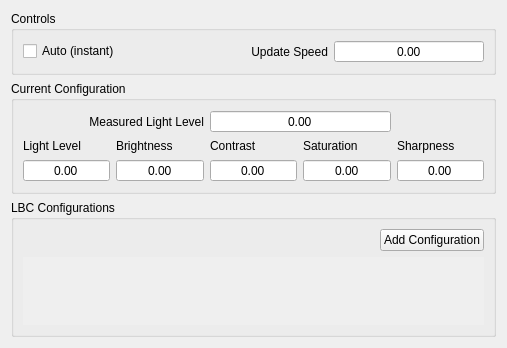
<?xml version="1.0" encoding="UTF-8"?>
<ui version="4.0">
 <class>LBC</class>
 <widget class="QWidget" name="LBC">
  <property name="geometry">
   <rect>
    <x>0</x>
    <y>0</y>
    <width>507</width>
    <height>322</height>
   </rect>
  </property>
  <property name="windowTitle">
   <string>LBC</string>
  </property>
  <layout class="QGridLayout" name="gridLayout">
   <item row="0" column="0">
    <widget class="QGroupBox" name="groupBox">
     <property name="title">
      <string>Controls</string>
     </property>
     <layout class="QGridLayout" name="gridLayout_2">
      <item row="0" column="0">
       <widget class="QCheckBox" name="auto_cb">
        <property name="text">
         <string>Auto (instant)</string>
        </property>
       </widget>
      </item>
      <item row="0" column="1">
       <widget class="QLabel" name="label">
        <property name="text">
         <string>Update Speed</string>
        </property>
        <property name="alignment">
         <set>Qt::AlignRight|Qt::AlignTrailing|Qt::AlignVCenter</set>
        </property>
       </widget>
      </item>
      <item row="0" column="2">
       <widget class="QDoubleSpinBox" name="updateSpeed_sb">
        <property name="alignment">
         <set>Qt::AlignCenter</set>
        </property>
        <property name="buttonSymbols">
         <enum>QAbstractSpinBox::NoButtons</enum>
        </property>
       </widget>
      </item>
     </layout>
    </widget>
   </item>
   <item row="1" column="0">
    <widget class="QGroupBox" name="groupBox_2">
     <property name="title">
      <string>Current Configuration</string>
     </property>
     <layout class="QGridLayout" name="gridLayout_3">
      <item row="2" column="4">
       <widget class="QLabel" name="label_7">
        <property name="text">
         <string>Sharpness</string>
        </property>
       </widget>
      </item>
      <item row="3" column="4">
       <widget class="QDoubleSpinBox" name="sharpness_sb">
        <property name="alignment">
         <set>Qt::AlignCenter</set>
        </property>
        <property name="readOnly">
         <bool>true</bool>
        </property>
        <property name="buttonSymbols">
         <enum>QAbstractSpinBox::NoButtons</enum>
        </property>
       </widget>
      </item>
      <item row="2" column="3">
       <widget class="QLabel" name="label_6">
        <property name="text">
         <string>Saturation</string>
        </property>
       </widget>
      </item>
      <item row="3" column="2">
       <widget class="QDoubleSpinBox" name="contrast_sb">
        <property name="alignment">
         <set>Qt::AlignCenter</set>
        </property>
        <property name="readOnly">
         <bool>true</bool>
        </property>
        <property name="buttonSymbols">
         <enum>QAbstractSpinBox::NoButtons</enum>
        </property>
       </widget>
      </item>
      <item row="3" column="0">
       <widget class="QDoubleSpinBox" name="lightLevel_sb">
        <property name="alignment">
         <set>Qt::AlignCenter</set>
        </property>
        <property name="readOnly">
         <bool>true</bool>
        </property>
        <property name="buttonSymbols">
         <enum>QAbstractSpinBox::NoButtons</enum>
        </property>
       </widget>
      </item>
      <item row="3" column="1">
       <widget class="QDoubleSpinBox" name="brightness_sb">
        <property name="alignment">
         <set>Qt::AlignCenter</set>
        </property>
        <property name="readOnly">
         <bool>true</bool>
        </property>
        <property name="buttonSymbols">
         <enum>QAbstractSpinBox::NoButtons</enum>
        </property>
       </widget>
      </item>
      <item row="3" column="3">
       <widget class="QDoubleSpinBox" name="saturation_sb">
        <property name="alignment">
         <set>Qt::AlignCenter</set>
        </property>
        <property name="readOnly">
         <bool>true</bool>
        </property>
        <property name="buttonSymbols">
         <enum>QAbstractSpinBox::NoButtons</enum>
        </property>
       </widget>
      </item>
      <item row="2" column="0">
       <widget class="QLabel" name="label_3">
        <property name="text">
         <string>Light Level</string>
        </property>
       </widget>
      </item>
      <item row="2" column="1">
       <widget class="QLabel" name="label_4">
        <property name="text">
         <string>Brightness</string>
        </property>
       </widget>
      </item>
      <item row="2" column="2">
       <widget class="QLabel" name="label_5">
        <property name="text">
         <string>Contrast</string>
        </property>
       </widget>
      </item>
      <item row="1" column="0" colspan="2">
       <widget class="QLabel" name="label_2">
        <property name="text">
         <string>Measured Light Level</string>
        </property>
        <property name="alignment">
         <set>Qt::AlignRight|Qt::AlignTrailing|Qt::AlignVCenter</set>
        </property>
       </widget>
      </item>
      <item row="1" column="2" colspan="2">
       <widget class="QDoubleSpinBox" name="measuredLightLevel_sb">
        <property name="alignment">
         <set>Qt::AlignCenter</set>
        </property>
        <property name="readOnly">
         <bool>true</bool>
        </property>
        <property name="buttonSymbols">
         <enum>QAbstractSpinBox::NoButtons</enum>
        </property>
       </widget>
      </item>
     </layout>
    </widget>
   </item>
   <item row="2" column="0">
    <widget class="QGroupBox" name="groupBox_3">
     <property name="title">
      <string>LBC Configurations</string>
     </property>
     <layout class="QGridLayout" name="gridLayout_4">
      <item row="0" column="1">
       <widget class="QPushButton" name="addConfiguration_btn">
        <property name="text">
         <string>Add Configuration</string>
        </property>
       </widget>
      </item>
      <item row="0" column="0">
       <spacer name="horizontalSpacer">
        <property name="orientation">
         <enum>Qt::Horizontal</enum>
        </property>
        <property name="sizeHint" stdset="0">
         <size>
          <width>40</width>
          <height>20</height>
         </size>
        </property>
       </spacer>
      </item>
      <item row="1" column="0" colspan="2">
       <widget class="QScrollArea" name="configurations_sa">
        <property name="frameShape">
         <enum>QFrame::NoFrame</enum>
        </property>
        <property name="widgetResizable">
         <bool>true</bool>
        </property>
        <widget class="QWidget" name="scrollAreaWidgetContents">
         <property name="geometry">
          <rect>
           <x>0</x>
           <y>0</y>
           <width>469</width>
           <height>79</height>
          </rect>
         </property>
         <layout class="QGridLayout" name="configurationsLayout"/>
        </widget>
       </widget>
      </item>
     </layout>
    </widget>
   </item>
  </layout>
 </widget>
 <tabstops>
  <tabstop>auto_cb</tabstop>
  <tabstop>updateSpeed_sb</tabstop>
  <tabstop>measuredLightLevel_sb</tabstop>
  <tabstop>lightLevel_sb</tabstop>
  <tabstop>brightness_sb</tabstop>
  <tabstop>contrast_sb</tabstop>
  <tabstop>saturation_sb</tabstop>
  <tabstop>sharpness_sb</tabstop>
  <tabstop>addConfiguration_btn</tabstop>
  <tabstop>configurations_sa</tabstop>
 </tabstops>
 <resources/>
 <connections/>
</ui>
